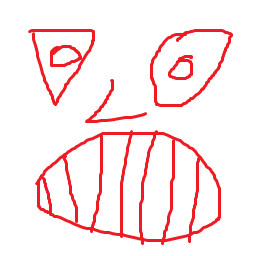
#> input picture SSS/Assets/Resources/Images/Spells/Berserker1.png, 256 x 256 px, found by its file name; its folder holds only this picture in this run
$ python SpellsFromRGBtoBW.py
#> lines starting #> are read from the running program, lines starting #| are printed output that depends on the picture
import os
import cv2
from PIL import Image, ImageOps

# Настройки
input_folder1 = "C:\\Users\\Fossa2016\\Documents\\GitHub\\Slash-Slash-Slash\\SSS\\Assets\\Resources\\Images\\Spells"  # берём отсюда
input_folder2 = "C:\\Users\\Fossa2016\\Documents\\GitHub\\Slash-Slash-Slash\\SSS\\Assets\\Resources\\Images\\Spells\\SpellsFirstFrame"  # и отсюда
output_folder = "C:\\Users\\Fossa2016\\Documents\\GitHub\\Slash-Slash-Slash\\SSS\\Assets\\Resources\\Images\\Spells\\SpellsBW"     # ЧБ кладём сюда
inputPathes = [input_folder1, input_folder2]
# Создаём папку для ч/б изображений
os.makedirs(output_folder, exist_ok=True)

# Поддерживаемые форматы
valid_exts = ('.jpg', '.jpeg', '.png', '.bmp', '.tiff')

for input_folder in inputPathes:
    for filename in os.listdir(input_folder):
        if filename.lower().endswith(valid_exts):
            try:

                name, ext = os.path.splitext(filename)
                # Формируем новое имя
                output_filename = f"{name}Disabled{ext}"

                output_path = os.path.join(output_folder, f"{output_filename}")

                if os.path.exists(output_path):
                    print(f"Файл уже существует, пропускаем: {output_filename}")
                    continue

                # Открываем изображение с PIL
                img = Image.open(os.path.join(input_folder, filename))
#> img is the input picture: PIL image 256x256 RGBA; mean R, G, B, A 253.5, 235.6, 236.3, 255


                # Конвертируем в ч/б с сохранением прозрачности
                if img.mode == 'RGBA':
                    bw = ImageOps.grayscale(img)
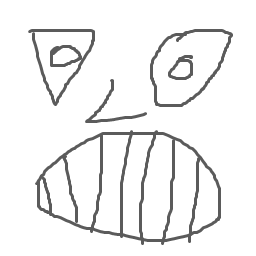
#> bw: PIL image 256x256 L; min 91, max 255, mean 241
                    bw.putalpha(img.split()[3]) # Копируем альфа-канал
#> bw: PIL image 256x256 LA
#> (the run stopped early here; a loop or call above may not have finished)
